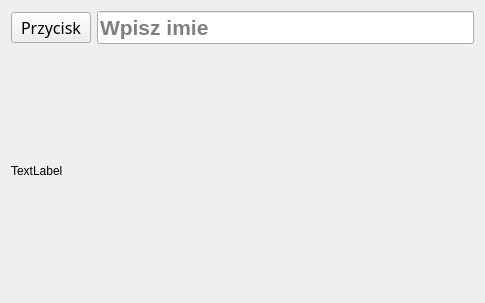
<?xml version="1.0" encoding="UTF-8"?>
<ui version="4.0">
 <class>Form</class>
 <widget class="QWidget" name="Form">
  <property name="geometry">
   <rect>
    <x>0</x>
    <y>0</y>
    <width>485</width>
    <height>303</height>
   </rect>
  </property>
  <property name="sizePolicy">
   <sizepolicy hsizetype="Preferred" vsizetype="Preferred">
    <horstretch>0</horstretch>
    <verstretch>0</verstretch>
   </sizepolicy>
  </property>
  <property name="windowTitle">
   <string>Form</string>
  </property>
  <layout class="QVBoxLayout" name="verticalLayout_2">
   <item>
    <layout class="QVBoxLayout" name="verticalLayout">
     <item>
      <layout class="QHBoxLayout" name="horizontalLayout">
       <item>
        <widget class="QPushButton" name="pushButton">
         <property name="font">
          <font>
           <family>Segoe UI Semilight</family>
           <pointsize>12</pointsize>
          </font>
         </property>
         <property name="text">
          <string>Przycisk</string>
         </property>
        </widget>
       </item>
       <item>
        <widget class="QLineEdit" name="lineEdit">
         <property name="font">
          <font>
           <pointsize>16</pointsize>
           <bold>true</bold>
          </font>
         </property>
         <property name="placeholderText">
          <string>Wpisz imie</string>
         </property>
        </widget>
       </item>
      </layout>
     </item>
     <item>
      <widget class="QLabel" name="label">
       <property name="text">
        <string>TextLabel</string>
       </property>
      </widget>
     </item>
    </layout>
   </item>
  </layout>
 </widget>
 <resources/>
 <connections/>
</ui>
